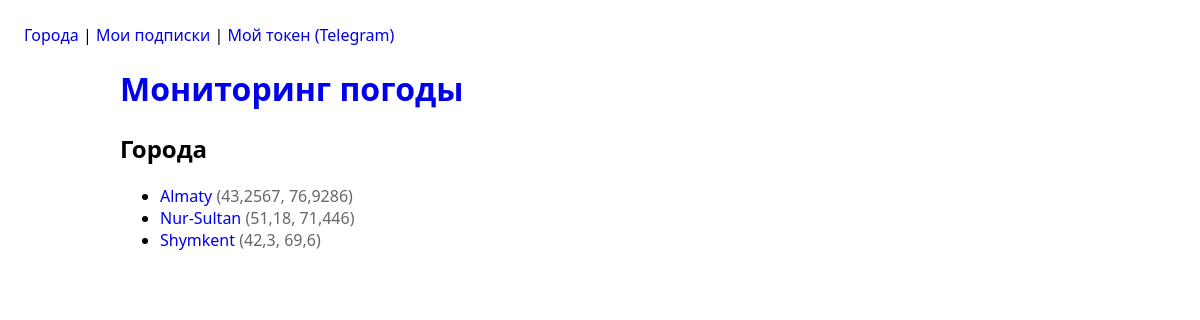
The page / on the database its author committed.
### weather/models.py (models this page shows, shortened)
class City(models.Model):
    name = models.CharField('Название', max_length=120, db_index=True)
    external_id = models.CharField('Внешний ID', max_length=50, unique=True, null=True, blank=True)
    lat = models.FloatField('Широта')
    lon = models.FloatField('Долгота')
    class Meta:
        verbose_name = 'Город'
        verbose_name_plural = 'Города'
        ordering = ['name']
        indexes = [
            models.Index(fields=['name']),
            models.Index(fields=['lat', 'lon']),
        ]

### weather/views.py (the view)
# urls.py: path("", views.index, name="index"),
def index(request):
    cities = City.objects.all().order_by("name")
    return render(request, "weather/index.html", {"cities": cities})

### weather/templates/weather/index.html (shortened to what this page needs)
{% extends "weather/base.html" %}
{% block content %}
  <h2>Города</h2>
  {% if cities %}
    <ul>
      {% for c in cities %}
        <li><a href="{% url 'weather:city_detail' c.pk %}">{{ c.name }}</a> <span class="muted">({{ c.lat }}, {{ c.lon }})</span></li>
      {% endfor %}
    </ul>
  {% else %}
    <p>Пока нет городов. Зайдите в админку и добавьте хотя бы один.</p>
  {% endif %}
{% endblock %}

### weather/templates/weather/base.html (style rules this page uses)
body { font-family: system-ui, -apple-system, Segoe UI, Roboto, Arial, sans-serif; margin: 24px; }
a { text-decoration: none; }
.muted { color: #666; }

### rows shown on the page
City: name "Almaty", lat "43,2567", lon "76,9286"
City: name "Nur-Sultan", lat "51,18", lon "71,446"
City: name "Shymkent", lat "42,3", lon "69,6"
